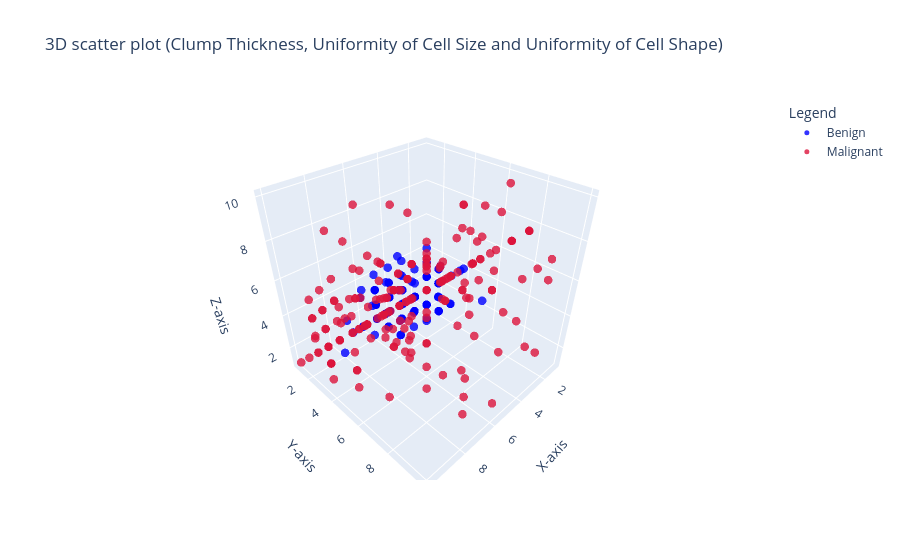

The cell this chart's notebook holds for it:
### Code cell
plot_3d_plotly(X0,y0,title="3D scatter plot (Clump Thickness, Uniformity of Cell Size and Uniformity of Cell Shape)",color_map=Dict,)

### Figure 1 — Plotly figure (JSON) as saved in the notebook; plotly's stock layout.template omitted (floating-point values rounded to 4 significant figures; data arrays with more than 128 entries replaced by an {"elided": "..."} marker saying what was removed)
{"data": [{"marker": {"color": "blue", "line": {"width": 0}, "opacity": 0.8, "size": 5}, "mode": "markers", "name": "Benign", "type": "scatter3d", "x": {"elided": "444 int values"}, "y": {"elided": "444 int values"}, "z": {"elided": "444 int values"}}, {"marker": {"color": "crimson", "line": {"width": 0}, "opacity": 0.8, "size": 5}, "mode": "markers", "name": "Malignant", "type": "scatter3d", "x": {"elided": "239 int values"}, "y": {"elided": "239 int values"}, "z": {"elided": "239 int values"}}], "layout": {"legend": {"title": {"text": "Legend"}}, "scene": {"xaxis": {"title": {"text": "X-axis"}}, "yaxis": {"title": {"text": "Y-axis"}}, "zaxis": {"title": {"text": "Z-axis"}}}, "title": {"text": "3D scatter plot (Clump Thickness, Uniformity of Cell Size and Uniformity of Cell Shape)"}}}
